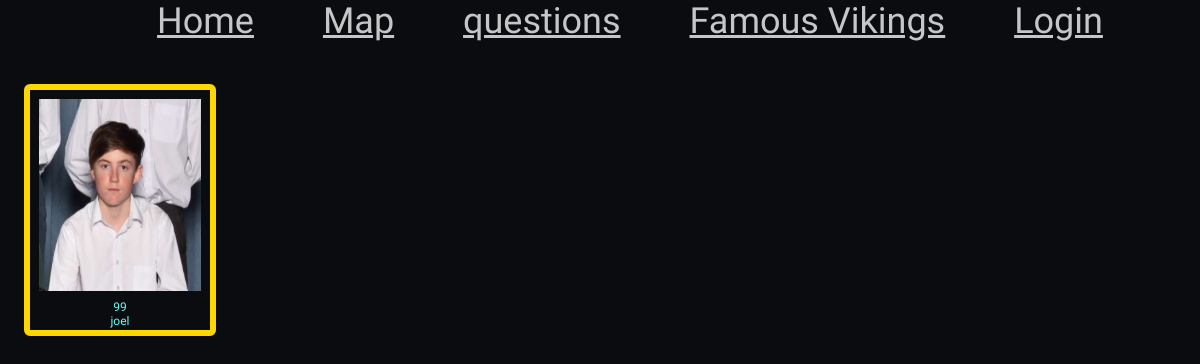
Page /famous on the committed database.
### models.py (models this page shows)
class Famous_Viking(db.Model):
    __tablename__ = "Famous_Viking"
    id = db.Column(db.Integer, primary_key=True, autoincrement=True)
    name = db.Column(db.String(225), unique=True)
    age = db.Column(db.Integer)
    fid = db.Column(db.Integer, db.ForeignKey('Faction.id'), nullable = False)
    wid = db.Column(db.Integer, db.ForeignKey('Weapon.id'), nullable = False)
    kill = db.Column(db.Integer)
    rating = db.Column(db.Integer)
    description = db.Column(db.String())
    img = db.Column(db.String())

### main.py (the view)
@app.route('/famous', methods=['POST', 'GET'])
def famous():
    famous_vikings = models.Famous_Viking.query.all()
    current_user = session.get('name')
    return render_template('famous.html', page_title="famous", vikings = famous_vikings, user = current_user)

### templates/famous.html (shortened to what this page needs)
{% extends 'layout.html' %}
{% block content %}
{% for viking in vikings %}
  {% if viking.rating > 80 %}
    <a href="/famous_click?viking_id={{viking.id}}">
      <div class = "wrapper_card_80">
        <div class = "img_famous">
          <img src="/static/image/{{viking.img}}">
        </div>
        <div class = "rating">
          <p>{{ viking.rating }}</p>
        </div>
        <div class = "viking_name">
          <p>{{ viking.name }}</p>
        </div>
      </div>
    </a>
  {% endif %}
{%endfor%}
{% endblock %}

### static/css/style.css (style rules this page uses)
:root { --clr-primary: #0B0C10; --clr-neutral: #C5C6C7; --clr-neutral-100: #45A29E; --clr-neutral-200: #66FCF1; --font-family: 'Squada One', cursive; }
body, h1, h2, p { margin: 0; }
p, input { font-family: var(--font-family); font-size: 1vw; }
#overall { background-color: var(--clr-primary); }
.viking_name p, .rating p { font-family: var(--font-family); color: var(--clr-neutral-200); font-size: 1vw; }
.wrapper_card_80, .wrapper_card_60, .wrapper_card_0 { border-radius: 0.5vw; width:15vw; height:20vw; left:50%; text-align: center; float: left; margin:2%; }
.wrapper_card_80 { border: 0.5vw solid rgb(255,215,0); }
.img_famous img { margin:5%; height:80%; width:90%; background-repeat: no-repeat; background-position:center; background-size: cover; }

### rows in the picture
Famous_Viking: img (picture), rating "99", name "joel"
